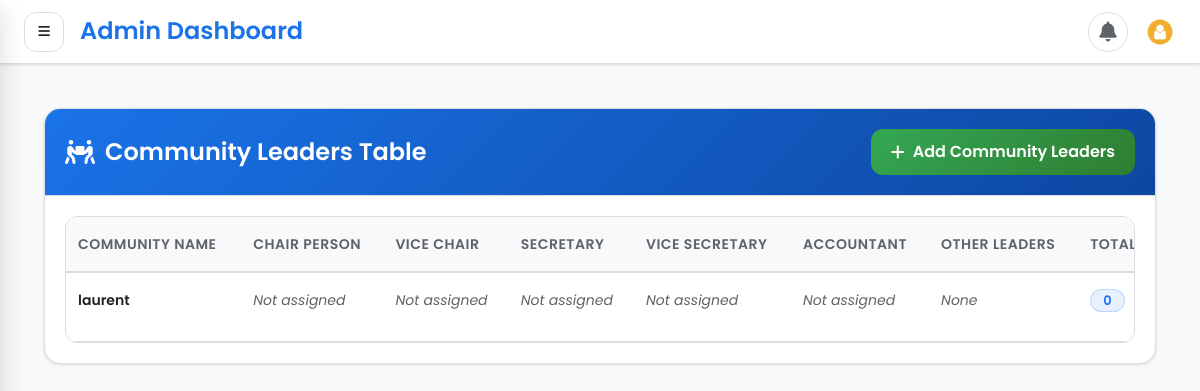
The page /members/shepherds/list/ (signed in) on the database as committed earlier.
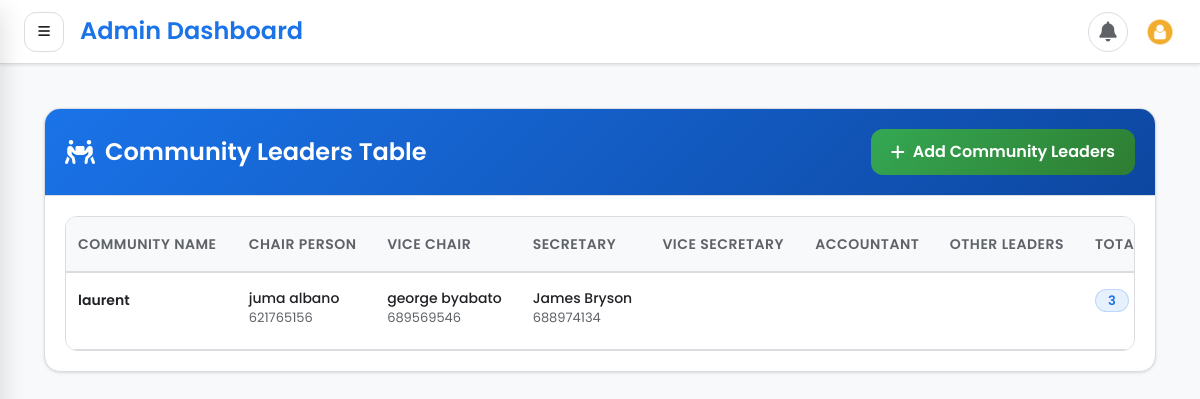
The same page on the database as committed later.
### member/models.py (models this page shows, shortened)
class Community(models.Model):
    name = models.CharField(max_length=255, unique=True)
    created_at = models.DateTimeField(auto_now_add=True)
    updated_at = models.DateTimeField(auto_now=True)

class CommunityLeader(models.Model):
    RANK_CHOICES = [
        ('VICE CHAIR', 'Vice Chair'),
        ('SECRETARY', 'Secretary'),
        ('VICE SECRETARY', 'Vice Secretary'),
        ('ACCOUNTANT', 'Accountant'),
        ('CHAIRPERSON', 'Chairperson'),  # Added chairperson
    ]
    community_name = models.ForeignKey(Community, on_delete=models.CASCADE, related_name='leaders', null=True)
    name = models.CharField(max_length=250 , null=True)
    leader = models.CharField(max_length=250, null=True, blank=True)
    description = models.TextField(blank=True, null=True )
    feast_name = models.TextField(max_length='10',blank=True, null=True )
    feast_date = models.DateField(blank=True, null=True)
    phone = PhoneNumberField(max_length=255,blank=True, null=True)

### member/views.py (the view)
# urls.py: path('shepherds/list/', list_shepherds, name="list_community"),
@login_required
def list_shepherds(request):
    template = "shepherds/list.html"
    profile = UserProfile.objects.get_or_create(user=request.user)
    communities = Community.objects.prefetch_related('leaders').all()
    context = {
        "communities": communities,
        "shepherds_active_list": "active",
        "profile": profile
    }
    return render(request, template, context)

### templates/shepherds/list.html (shortened to what the changed rows need)
{% extends 'base.html' %}
{% block content %}
<div class="dashboard-container">
    <div class="card">
        <div class="card-header">
            <h2 class="card-title">
                <i class="fas fa-people-carry"></i>
                Community Leaders Table
            </h2>
        </div>
        <div class="card-body">
            {% if communities %}
            <div class="table-container">
                <table class="data-table">
                    <thead>
                        <tr>
                            <th>Community Name</th>
                            <th>Chair Person</th>
                            <th>Vice Chair</th>
                            <th>Secretary</th>
                            <th>Vice Secretary</th>
                            <th>Accountant</th>
                            <th>Other Leaders</th>
                            <th>Total</th>
                        </tr>
                    </thead>
                    <tbody>
                        {% for community in communities %}
                        <tr>
                            <td>
                                <div class="community-name">{{ community.name }}</div>
                            </td>
                            <td>
                                {% for leader in community.leaders.all %}
                                    {% if leader.leader == "CHAIR PERSON" or leader.leader == "CHAIRPERSON" %}
                                    <div class="leader-info">
                                        <div class="leader-name">{{ leader.name }}</div>
                                        <div class="leader-phone">{{ leader.phone|default:"—" }}</div>
                                    </div>
                                    {% endif %}
                                {% empty %}
                                    <span class="no-leader">Not assigned</span>
                                {% endfor %}
                            </td>
                            <td>
                                {% for leader in community.leaders.all %}
                                    {% if leader.leader == "VICE CHAIR" %}
                                    <div class="leader-info">
                                        <div class="leader-name">{{ leader.name }}</div>
                                        <div class="leader-phone">{{ leader.phone|default:"—" }}</div>
                                    </div>
                                    {% endif %}
                                {% empty %}
                                    <span class="no-leader">Not assigned</span>
                                {% endfor %}
                            </td>
                            <td>
                                {% for leader in community.leaders.all %}
                                    {% if leader.leader == "SECRETARY" %}
                                    <div class="leader-info">
                                        <div class="leader-name">{{ leader.name }}</div>
                                        <div class="leader-phone">{{ leader.phone|default:"—" }}</div>
                                    </div>
                                    {% endif %}
                                {% empty %}
                                    <span class="no-leader">Not assigned</span>
                                {% endfor %}
                            </td>
                            <td>
                                {% for leader in community.leaders.all %}
                                    {% if leader.leader == "VICE SECRETARY" %}
                                    <div class="leader-info">
                                        <div class="leader-name">{{ leader.name }}</div>
                                        <div class="leader-phone">{{ leader.phone|default:"—" }}</div>
                                    </div>
                                    {% endif %}
                                {% empty %}
                                    <span class="no-leader">Not assigned</span>
                                {% endfor %}
                            </td>
                            <td>
                                {% for leader in community.leaders.all %}
                                    {% if leader.leader == "ACCOUNTANT" %}
                                    <div class="leader-info">
                                        <div class="leader-name">{{ leader.name }}</div>
                                        <div class="leader-phone">{{ leader.phone|default:"—" }}</div>
                                    </div>
                                    {% endif %}
                                {% empty %}
                                    <span class="no-leader">Not assigned</span>
                                {% endfor %}
                            </td>
                            <td>
                                {% for leader in community.leaders.all %}
                                    {% if leader.leader not in "CHAIR PERSON,CHAIRPERSON,VICE CHAIR,SECRETARY,VICE SECRETARY,ACCOUNTANT" %}
                                    <span class="other-leader">
                                        {{ leader.name }} - {{ leader.leader }}
                                    </span>
                                    {% endif %}
                                {% empty %}
                                    <span class="no-leader">None</span>
                                {% endfor %}
                            </td>
                            <td>
                                <span class="badge badge-primary">{{ community.leaders.count }}</span>
                            </td>
                        </tr>
                        {% endfor %}
                    </tbody>
                </table>
            </div>
            {% endif %}
        </div>
    </div>
</div>
{% endblock %}

Rows that differ between the two databases and show on the page:
shown differently, row unchanged: Community "laurent": leaders.count "0" → "3"; no longer shows "Not assigned Not assigned Not assigned Not assigned Not assigned None"
added CommunityLeader: name "juma albano", phone "621765156"
added CommunityLeader: name "george byabato", phone "689569546"
added CommunityLeader: name "James Bryson", phone "688974134"
